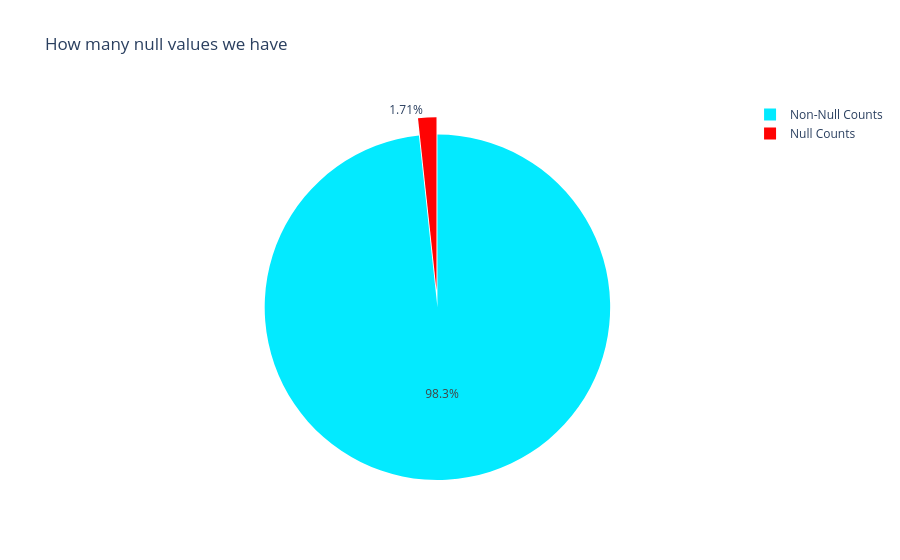

The code cell stored with this chart in its notebook:
### Code cell
# visualizing what percentage values are null
fig = null_counts_pie_chart(book_df['Year-Of-Publication'])
fig.show()

# saving as html file
fig.write_html("../Charts/null_year_before_scrapping.html")

### Figure 1 — Plotly figure (JSON) as saved in the notebook; plotly's stock layout.template omitted (floating-point values rounded to 4 significant figures)
{"data": [{"labels": ["Null Counts", "Non-Null Counts"], "marker": {"colors": ["#ff0303", "#03eaff"]}, "pull": [0, 0.1], "type": "pie", "values": [4633, 266727]}], "layout": {"autosize": false, "title": {"text": "How many null values we have"}}}
